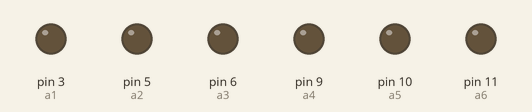
Recording of a sketch running on a simulated Arduino Uno, built with avr-gcc and run on an emulated ATmega328P. On the bench: output pins drawn as LEDs (lit = HIGH).

Above: at 0.05 s.
At 2.05 s:
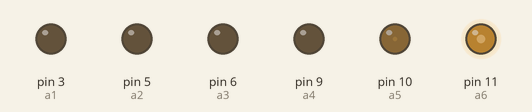
At 3.25 s:
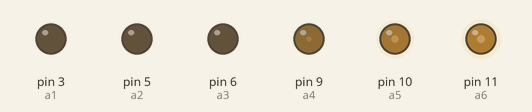
At 6.5 s:
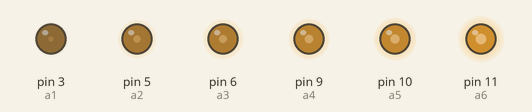
At 9.75 s:
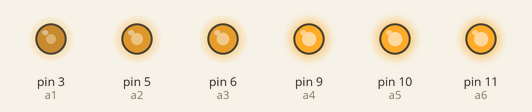
At 13.0 s:
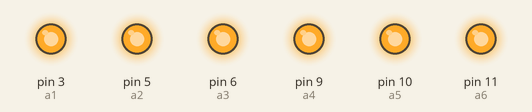
Timing chart, 0 to 16.9 s (numbered marks = the images above):
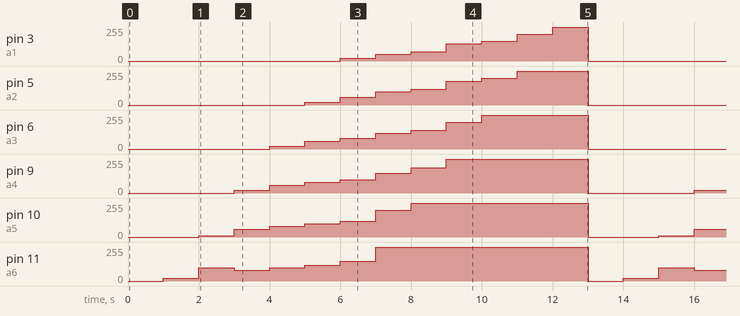

Measured:
- by itself, pin 3 (a1): repeats every 13.0 s: 50/255 1.0 s, 70/255 1.0 s, 130/255 1.0 s, 150/255 1.0 s, 200/255 1.0 s, 255/255 1.0 s, 0/255 6.0 s, 20/255 1.0 s
- by itself, pin 6 (a3): repeats every 13.0 s: 60/255 1.0 s, 80/255 1.0 s, 120/255 1.0 s, 140/255 1.0 s, 200/255 1.0 s, 255/255 3.0 s, 0/255 4.0 s, 20/255 1.0 s

The sketch:

_1.2.ino
```cpp
const int a1 = 3;          // donar nom al pin 3 de l’Arduino
const int a2 = 5;          // donar nom al pin 5 de l’Arduino
const int a3 = 6;          // donar nom al pin 6 de l’Arduino
const int a4 = 9;          // donar nom al pin 9 de l’Arduino
const int a5 = 10;         // donar nom al pin 10 de l’Arduino
const int a6 = 11;         // donar nom al pin 11 de l’Arduino
int vel =1000;         // velocitat de l'acció en ms

//********** Setup ****************************************************************
void setup()
{
  pinMode(a1, OUTPUT);     // definir el pin 3 com una sortida
  pinMode(a2, OUTPUT);     // definir el pin 5 com una sortida
  pinMode(a3, OUTPUT);     // definir el pin 6 com una sortida
  pinMode(a4, OUTPUT);     // definir el pin 9 com una sortida
  pinMode(a5, OUTPUT);     // definir el pin 10 com una sortida
  pinMode(a6, OUTPUT);     // definir el pin 11 com una sortida
}

//********** Loop *****************************************************************
void loop()
{
  analogWrite(a1, 0);     // posar PWM del pin 3 a 0
  analogWrite(a2, 0);     // posar PWM del pin 5 a 0
  analogWrite(a3, 0);     // posar PWM del pin 6 a 0
  analogWrite(a4, 0);     // posar PWM del pin 9 a 0
  analogWrite(a5, 0);     // posar PWM del pin 10 a 0
  analogWrite(a6, 0);     // posar PWM del pin 11 a 0

  delay(vel);           // es queden leds velocitat ms en aquest estat

  analogWrite(a1, 0);     // posar PWM del pin 3 a 0
  analogWrite(a2, 0);     // posar PWM del pin 5 a 0
  analogWrite(a3, 0);     // posar PWM del pin 6 a 0
  analogWrite(a4, 0);     // posar PWM del pin 9 a 0
  analogWrite(a5, 0);     // posar PWM del pin 10 a 0
  analogWrite(a6, 20);     // posar PWM del pin 11 a 20

  delay(vel);           // es queden leds velocitat ms en aquest estat

  analogWrite(a1, 0);     // posar PWM del pin 3 a 0
  analogWrite(a2, 0);     // posar PWM del pin 5 a 0
  analogWrite(a3, 0);     // posar PWM del pin 6 a 0
  analogWrite(a4, 0);     // posar PWM del pin 9 a 0
  analogWrite(a5, 10);     // posar PWM del pin 10 a 10
  analogWrite(a6,100);     // posar PWM del pin 11 a 100

  delay(vel);           // es queden leds velocitat ms en aquest estat

  analogWrite(a1, 0);     // posar PWM del pin 3 a 0
  analogWrite(a2, 0);     // posar PWM del pin 5 a 0
  analogWrite(a3, 0);     // posar PWM del pin 6 a 0
  analogWrite(a4, 20);     // posar PWM del pin 9 a 20
  analogWrite(a5, 60);     // posar PWM del pin 10 a 60
  analogWrite(a6, 80);     // posar PWM del pin 11 a 80

  delay(vel);           // es queden leds velocitat ms en aquest estat

  analogWrite(a1, 0);     // posar PWM del pin 3 a 0
  analogWrite(a2, 0);     // posar PWM del pin 5 a 0
  analogWrite(a3, 20);     // posar PWM del pin 6 a 20
  analogWrite(a4, 60);     // posar PWM del pin 9 a 60
  analogWrite(a5, 80);     // posar PWM del pin 10 a 80
  analogWrite(a6, 100);     // posar PWM del pin 11 a 100

  delay(vel);           // es queden leds velocitat ms en aquest estat

  analogWrite(a1, 0);     // posar PWM del pin 3 a 0
  analogWrite(a2, 20);     // posar PWM del pin 5 a 20
  analogWrite(a3, 60);     // posar PWM del pin 6 a 60
  analogWrite(a4, 80);     // posar PWM del pin 9 a 80
  analogWrite(a5, 100);     // posar PWM del pin 10 a 100
  analogWrite(a6, 120);     // posar PWM del pin 11 a 120

  delay(vel);           // es queden leds velocitat ms en aquest estat

  analogWrite(a1, 20);     // posar PWM del pin 3 a 20
  analogWrite(a2, 60);     // posar PWM del pin 5 a 60
  analogWrite(a3, 80);     // posar PWM del pin 6 a 80
  analogWrite(a4, 100);     // posar PWM del pin 9 a 100
  analogWrite(a5, 120);     // posar PWM del pin 10 a 120
  analogWrite(a6, 150);     // posar PWM del pin 11 a 150

  delay(vel);           // es queden leds velocitat ms en aquest estat

  analogWrite(a1, 50);     // posar PWM del pin 3 a 50
  analogWrite(a2, 100);     // posar PWM del pin 5 a 100
  analogWrite(a3, 120);     // posar PWM del pin 6 a 120
  analogWrite(a4, 150);     // posar PWM del pin 9 a 150
  analogWrite(a5, 200);     // posar PWM del pin 10 a 200
  analogWrite(a6, 255);     // posar PWM del pin 11 a 255

  delay(vel);           // es queden leds velocitat ms en aquest estat

  analogWrite(a1, 70);     // posar PWM del pin 3 a 70
  analogWrite(a2, 120);     // posar PWM del pin 5 a 120
  analogWrite(a3, 140);     // posar PWM del pin 6 a 140
  analogWrite(a4, 190);     // posar PWM del pin 9 a 190
  analogWrite(a5, 255);     // posar PWM del pin 10 a 255
  analogWrite(a6, 255);     // posar PWM del pin 11 a 255

  delay(vel);           // es queden leds velocitat ms en aquest estat

  analogWrite(a1, 130);     // posar PWM del pin 3 a 130
  analogWrite(a2, 180);     // posar PWM del pin 5 a 180
  analogWrite(a3, 200);     // posar PWM del pin 6 a 200
  analogWrite(a4, 255);     // posar PWM del pin 9 a 255
  analogWrite(a5, 255);     // posar PWM del pin 10 a 255
  analogWrite(a6, 255);     // posar PWM del pin 11 a 255

  delay(vel);           // es queden leds velocitat ms en aquest estat

  analogWrite(a1, 150);     // posar PWM del pin 3 a 150
  analogWrite(a2, 200);     // posar PWM del pin 5 a 200
  analogWrite(a3, 255);     // posar PWM del pin 6 a 255
  analogWrite(a4, 255);     // posar PWM del pin 9 a 255
  analogWrite(a5, 255);     // posar PWM del pin 10 a 255
  analogWrite(a6, 255);     // posar PWM del pin 11 a 255

  delay(vel);           // es queden leds velocitat ms en aquest estat

  analogWrite(a1, 200);     // posar PWM del pin 3 a 200
  analogWrite(a2, 255);     // posar PWM del pin 5 a 255
  analogWrite(a3, 255);     // posar PWM del pin 6 a 255
  analogWrite(a4, 255);     // posar PWM del pin 9 a 255
  analogWrite(a5, 255);     // posar PWM del pin 10 a 255
  analogWrite(a6, 255);     // posar PWM del pin 11 a 255

  delay(vel);           // es queden leds velocitat ms en aquest estat

  analogWrite(a1, 255);     // posar PWM del pin 3 a 255
  analogWrite(a2, 255);     // posar PWM del pin 5 a 255
  analogWrite(a3, 255);     // posar PWM del pin 6 a 255
  analogWrite(a4, 255);     // posar PWM del pin 9 a 255
  analogWrite(a5, 255);     // posar PWM del pin 10 a 255
  analogWrite(a6, 255);     // posar PWM del pin 11 a 255

  delay(vel);           // es queden leds velocitat ms en aquest estat
}
```
